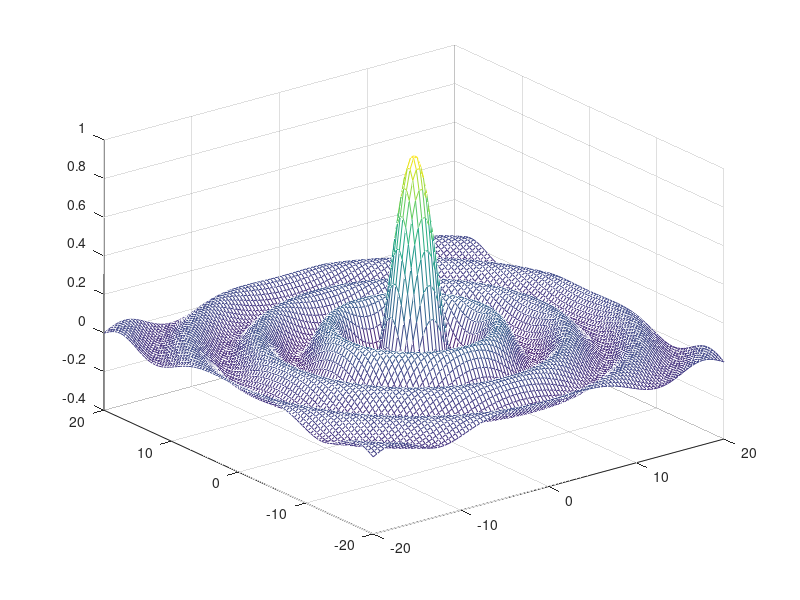

This figure's MATLAB source:
tx = ty = linspace (-20, 20, 100)';
[xx, yy] = meshgrid (tx, ty);
# r = (xx .^ 2 + yy .^ 2 - 100) * cos(xx);
# tz = r;
r = sqrt (xx .^ 2 + yy .^ 2) + eps;
tz = sin (r) ./ r;
mesh (tx, ty, tz);